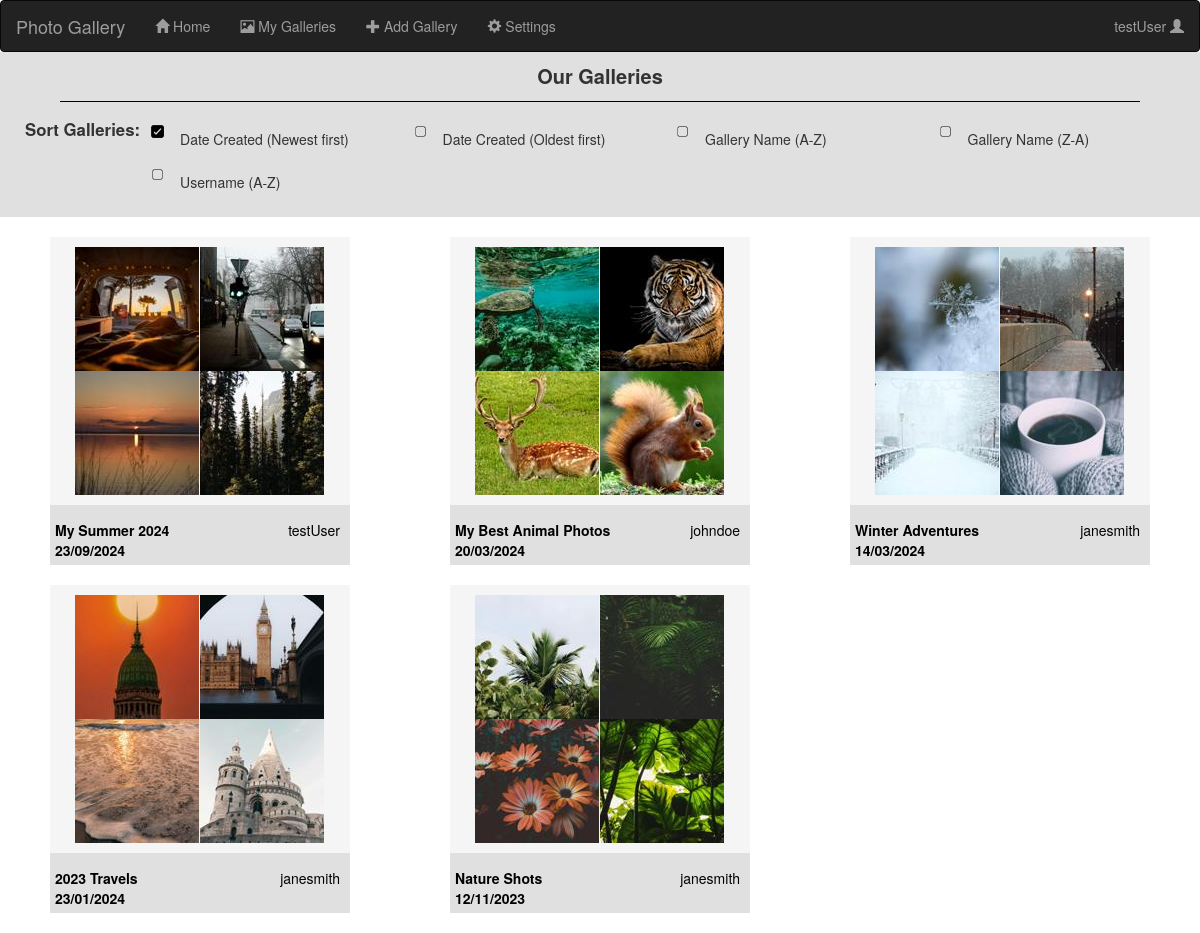
The page / (signed in) on the database its author committed.
### components/databaseClasses.py (models this page shows, shortened)
class User(UserMixin, db.Model):
    __tablename__ = 'users'
    __bind_key__ = 'users'
    id = db.Column(db.Integer, primary_key = True)
    fname = db.Column(db.String(32))
    lname = db.Column(db.String(32))
    email = db.Column(db.String(300), unique = True)
    username = db.Column(db.String(24))
    passwordHash = db.Column(db.String(128))
    galleries = db.relationship('Gallery', backref='user')

class Photo(db.Model):
    __tablename__ = 'photos'
    __bind_key__ = 'photos'
    id = db.Column(db.Integer, primary_key=True)
    galleryId = db.Column(db.Integer, db.ForeignKey(Gallery.id))
    photoURL = db.Column(db.String(32))
    thumbnailURL = db.Column(db.String(32))

class Gallery(db.Model):
    __tablename__ = 'galleries'
    id = db.Column(db.Integer, primary_key=True)
    userId = db.Column(db.Integer, db.ForeignKey(User.id))
    numPhotos = db.Column(db.Integer)
    title = db.Column(db.String(40))
    dateCreated = db.Column(db.Date)
    dateLastEdited = db.Column(db.Date)
    description = db.Column(db.Text)
    photos = db.relationship('Photo', backref='gallery')

### app.py (the view)
@app.route("/")
def homePage():
    sortVar = request.args.get("sortGalls", "name")
    sortedGalls = galleries.copy()
    if sortVar == "DateNtoO":
        sortedGalls = dict(sorted(sortedGalls.items(), key=lambda item: item[1]['dateCreated'], reverse = True))
    elif sortVar == "DateOtoN":
        sortedGalls = dict(sorted(sortedGalls.items(), key=lambda item: item[1]['dateCreated']))
    elif sortVar == "AlphaAtoZ":
        sortedGalls = dict(sorted(sortedGalls.items(), key=lambda item: item[1]['title'].lower()))
    elif sortVar == "AlphaZtoA":
        sortedGalls = dict(sorted(sortedGalls.items(), key=lambda item: item[1]['title'].lower(), reverse = True))
    elif sortVar == "username":
        sortedGalls = dict(sorted(sortedGalls.items(), key=lambda item: users[item[1]['userId']]['username']))
    else:
        sortedGalls = dict(sorted(sortedGalls.items(), key=lambda item: item[1]['dateCreated'], reverse= True))
    return render_template('index.html', galleries = sortedGalls, photos = photos, users = users, loggedIn = isLoggedIn(), username = getCurrentUsername())

### app.py (called while the page is built)
@lm.user_loader
def loadUser(id):
    return User.query.get(int(id))

### components/utils.py (called while the page is built)
def getCurrentUsername():
    currentUserID = session.get("userId", None)
    currentUsername = None
    if currentUserID != None:
        currentUsername = loadUser(currentUserID).username
    return currentUsername

def isLoggedIn():
    if 'loggedIn' not in session:
        session['loggedIn'] = False
        session.modified = True
    return session['loggedIn']

### templates/index.html (shortened to what this page needs)
{% extends "base.html" %}
{% block content %}
    <div class = "pageTitle">
        Our Galleries
    </div>
    <div id = "sortbar">
        <div id = "sortbarTitle">
            Sort Galleries:
        </div>
        <form action="{{ url_for('homePage') }}" method = "GET" id = "sortbarForm">
            <div>
            <label for = "DateNtoO" class = "sortGallsLabel">Date Created (Newest first)</label>
            </div>
            <div><input type = "radio" id = "DateOtoN" name = "sortGalls" value = "DateOtoN" onchange="this.form.submit()"  {{ 'checked' if request.args.get('sortGalls') == 'DateOtoN' else '' }}>
            <label for = "DateOtoN" class = "sortGallsLabel">Date Created (Oldest first)</label>
            </div>
            <div>
            <label for = "AlphaAtoZ" class = "sortGallsLabel">Gallery Name (A-Z)</label>
            </div>
            <div>
            <label for = "AlphaZtoA" class = "sortGallsLabel">Gallery Name (Z-A)</label>
            </div>
            <div>
            <label for = "username" class = "sortGallsLabel">Username (A-Z)</label>
            </div>
        </form>
    </div>
    <div id = "galleries">
    {% for key in galleries %}
        {% set gallery = galleries[key] %}
        {% set numPhotos = gallery['numPhotos'] %}
        {% set photosList = gallery['photos'] %}
        <div class = "galleryTilePreview">
            <a href = "{{ url_for('viewGallery', galleryID = gallery['id'])}}">
                <div class = "photosPreview">
                    {% for i in range(4) %}
                        <div class = "thumbnailPhoto">
                            {% set photoURL = photos[photosList[(i%numPhotos)]]['thumbnailURL'] %}
                            <img src="{{photoURL}}">
                        </div>
                    {% endfor %}
                </div>
                <div class = "previewDetails">
                    <div class = "previewTitleDate">
                        {{gallery['title']}}
                        <br>
                        {{gallery['dateCreated'].strftime('%d/%m/%Y')}}
                    </div>
                    <div class = "previewUser">
                        {{users[gallery['userId']]['username']}}
                    </div>
                </div>
            </a>
        </div>
    {% endfor %}
    </div>
{% endblock %}

### templates/base.html (shortened to what this page needs)
{% extends "bootstrap/base.html" %}
{% block head %}
    <link rel = "stylesheet" href = "../static/style.css">
    <link rel="stylesheet" href="https://cdn.jsdelivr.net/npm/bootstrap@3.3.7/dist/css/bootstrap.min.css">
{% endblock %}
{% block body %}
<nav class="navbar navbar-inverse" id = "navbar">
    <div class="container-fluid">
        <div class="navbar-header">
            <a class="navbar-brand">Photo Gallery</a>
        </div>
        <ul class="nav navbar-nav">
            <li><a href="{{ url_for('homePage') }}"><span class="glyphicon glyphicon-home"></span> Home</a></li>
            <li><a href="{{ url_for('myGalleries') }}"><span class="glyphicon glyphicon-picture"></span> My Galleries</a></li>
            <li><a href="{{ url_for('addGallery') }}"><span class="glyphicon glyphicon-plus"></span> Add Gallery</a></li>
            <li><a href="{{ url_for('settings') }}"><span class="glyphicon glyphicon-cog"></span> Settings</a></li>
        </ul>
        <ul class="nav navbar-nav navbar-right">
            {% if loggedIn == False %}
                <li><a href="{{ url_for('register') }}"><span class="glyphicon glyphicon-user"></span> Sign Up</a></li>
                <li><a href="{{ url_for('login') }}"><span class="glyphicon glyphicon-log-in"></span> Login</a></li>
            {% elif loggedIn == True %}
                <li onmouseenter="showPopup()" onmouseleave="hidePopup()"><a href="#">{{username}} <span class="glyphicon glyphicon-user"></span></a></li>
            {% endif %}
        </ul>
    </div>
</nav>
    {% block content %}{% endblock %}
{% endblock %}

### static/style.css (style rules this page uses)
:root { --lightBackground: #F5F5F5; --darkBackground: #E0E0E0; }
#navbar { margin-bottom: 0; }
.pageTitle { margin: auto; font-size: 20px; background-color: var(--darkBackground); text-align: center; font-weight: bold; height: 50px; padding-top: 10px; }
#galleries { display:grid; grid-gap: 20px; grid-template-columns: repeat(auto-fit, 300px); justify-content: space-between; padding: 20px 50px; width: minmax(80%, calc(100%-250px)) }
.galleryTilePreview { background-color: var(--darkBackground); }
.photosPreview { display: grid; grid-template-rows: repeat(2, 1fr); grid-template-columns: repeat(2, 125px); place-content: center; margin: auto; margin-bottom: 10px; background-color: var(--lightBackground); padding: 10px; }
.previewTitleDate { float:left; font-weight: bold; padding: 5px; }
.previewUser { float: right; padding: 5px; padding-right: 10px; }
.previewDetails { color: black; margin-bottom: 50px; }
#sortbar { background-color: var(--darkBackground); padding: 10px; padding-left: 25px; }
#sortbarForm { display: grid; grid-template-columns:repeat(auto-fill, minmax(205px, 1fr)); align-items: center; grid-gap: 20px; padding: 10px; padding-bottom: 20px; }
#sortbarTitle { font-weight: bold; font-size: 1.2em; float: left; padding-top: 5px; }
.sortGallsLabel { font-weight: normal; }
#sortbarForm label { padding-bottom: 10px; }
#sortbar input[type="radio"] + label { background-image: url('unchecked.png'); height: 15px; display: inline-block; padding: 5px; padding-left: 30px; vertical-align: middle; background-size: contain; background-repeat: no-repeat; }
#sortbar input[type="radio"]:checked + label { background-image: url('checked.png'); vertical-align: middle; height: 15px; }

### rows shown on the page
User: username "testUser", username "testUser"
Photo: thumbnailURL (picture)
Photo: thumbnailURL (picture)
Photo: thumbnailURL (picture)
Photo: thumbnailURL (picture)
Gallery: title "My Summer 2024", dateCreated "23/09/2024"
Photo: thumbnailURL (picture)
Photo: thumbnailURL (picture)
Photo: thumbnailURL (picture)
Photo: thumbnailURL (picture)
Gallery: title "My Best Animal Photos", dateCreated "20/03/2024"
User: username "johndoe"
Photo: thumbnailURL (picture)
Photo: thumbnailURL (picture)
Photo: thumbnailURL (picture)
Photo: thumbnailURL (picture)
Gallery: title "Winter Adventures", dateCreated "14/03/2024"
User: username "janesmith" "janesmith" "janesmith"
Photo: thumbnailURL (picture)
Photo: thumbnailURL (picture)
Photo: thumbnailURL (picture)
Photo: thumbnailURL (picture)
Gallery: title "2023 Travels", dateCreated "23/01/2024"
Photo: thumbnailURL (picture)
Photo: thumbnailURL (picture)
Photo: thumbnailURL (picture)
Photo: thumbnailURL (picture)
Gallery: title "Nature Shots", dateCreated "12/11/2023"
